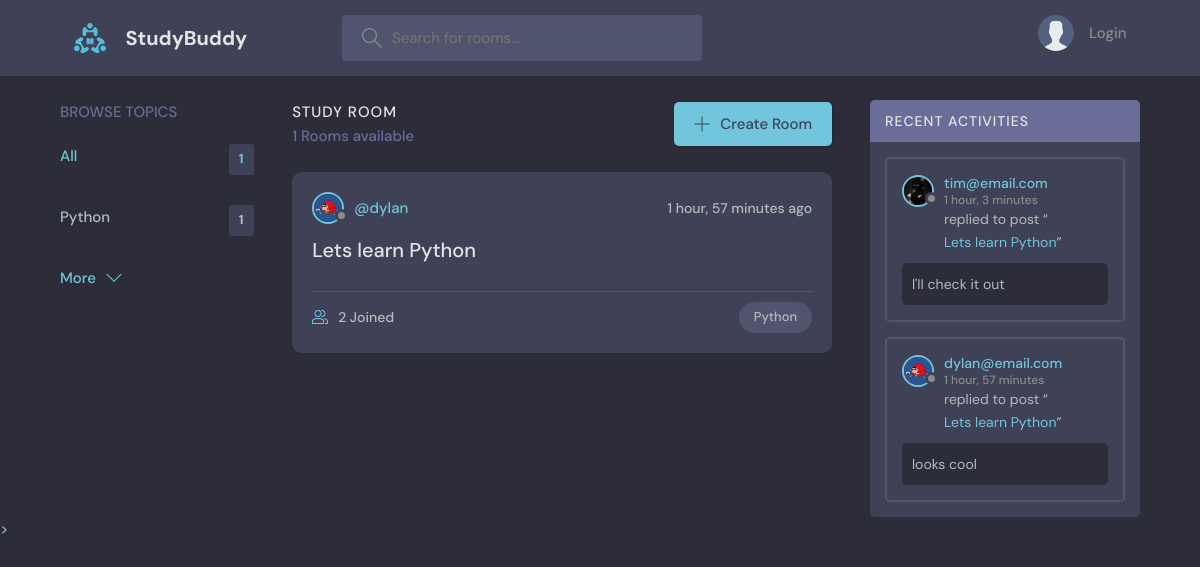
The page / on the database its author committed.
### base/models.py (models this page shows, shortened)
class Topic(models.Model):
    name = models.CharField(max_length=200)

class Room(models.Model):
    host = models.ForeignKey(User, on_delete=models.SET_NULL, null=True)
    topic = models.ForeignKey(Topic, on_delete=models.SET_NULL, null=True)
    name = models.CharField(max_length=200)
    description = models.TextField(null=True, blank=True)
    participants = models.ManyToManyField(User, related_name='participants', blank=True)
    updated = models.DateTimeField(auto_now=True)
    created = models.DateTimeField(auto_now_add=True)
    class Meta:
        ordering = ['-updated', '-created']
    def __str__(self):
        return self.name

class User(AbstractUser):
    name = models.CharField(max_length=200, null=True)
    email = models.EmailField(unique=True, null=True)
    bio = models.TextField(null=True)
    avatar = models.ImageField(null=True, default="avatar.svg")
    USERNAME_FIELD = 'email'
    REQUIRED_FIELDS = []

class Message(models.Model):
    user = models.ForeignKey(User, on_delete=models.CASCADE)
    room = models.ForeignKey(Room, on_delete=models.CASCADE)
    body = models.TextField()
    updated = models.DateTimeField(auto_now=True)
    created = models.DateTimeField(auto_now_add=True)
    class Meta:
        ordering = ['-updated', '-created']

### base/views.py (the view)
# urls.py: path('', views.home, name="home"),
def home(request):
    q = request.GET.get('q') if request.GET.get('q') != None else ''
    rooms = Room.objects.filter(
        Q(topic__name__icontains=q) |
        Q(name__icontains=q) |
        Q(description__icontains=q)
    )
    topics = Topic.objects.all()[0:5]
    room_count = rooms.count()
    room_messages = Message.objects.filter(Q(room__topic__name__icontains=q))
    context = {'rooms': rooms, 'topics': topics, 'room_count': room_count,
                 'room_messages': room_messages}
    return render(request, 'base/home.html', context)

### base/templates/base/home.html (shortened to what this page needs)
{% extends 'main.html' %} {% block content %}
<main class="layout layout--3">
  <div class="container">
    {% include 'base/topics_component.html' %}
    <div class="roomList">
      <div class="roomList__header">
        <div>
          <h2>Study Room</h2>
          <p>{{room_count}} Rooms available</p>
        </div>
        <a class="btn btn--main" href="{% url 'create-room' %}">
          <svg
            version="1.1"
            xmlns="http://www.w3.org/2000/svg"
            width="32"
            height="32"
            viewBox="0 0 32 32"
          >
            <title>add</title>
            <path
              d="M16.943 0.943h-1.885v14.115h-14.115v1.885h14.115v14.115h1.885v-14.115h14.115v-1.885h-14.115v-14.115z"
            ></path>
          </svg>
          Create Room
        </a>
      </div>
      {%include 'base/feed_component.html' %}
    </div>
    {% include 'base/activity_component.html' %}
  </div>
</main>
{% endblock %}

### base/templates/base/topics_component.html
<div class="topics">
    <div class="topics__header">
      <h2>Browse Topics</h2>
    </div>
    <ul class="topics__list">
      <li>
        <a href="{% url 'home' %}" class="active">All <span>{{topics.count}}</span></a>
      </li>
      {% for topic in topics %}
      <li>
        <a href="{% url 'home' %}?q={{topic.name}}">{{topic.name}}<span>{{topic.room_set.all.count}}</span></a>
      </li>
      {% endfor %}
    </ul>
    <a class="btn btn--link" href="{% url 'topics' %}">
      More
      <svg version="1.1" xmlns="http://www.w3.org/2000/svg" width="32" height="32" viewBox="0 0 32 32">
        <title>chevron-down</title>
        <path d="M16 21l-13-13h-3l16 16 16-16h-3l-13 13z"></path>
      </svg>
    </a>
  </div>

### base/templates/base/feed_component.html (shortened to what this page needs)
{%for room in rooms %}
<div class="roomListRoom">
    <div class="roomListRoom__header">
      <a href="{% url 'user-profile' room.host.id %}" class="roomListRoom__author">
        <div class="avatar avatar--small">
          <img src="{{room.host.avatar.url}}" />
        </div>
        <span>@{{room.host.username}}</span>
      </a>
      <div class="roomListRoom__actions">
        <span>{{room.created|timesince}} ago</span>
      </div>
    </div>
    <div class="roomListRoom__content">
      <a href="{% url 'room' room.id %}">{{room.name}}</a>
    </div>
    <div class="roomListRoom__meta">
      <a href="{% url 'room' room.id %}" class="roomListRoom__joined">
        {{room.participants.all.count}} Joined
      </a>
      <p class="roomListRoom__topic">{{room.topic.name}}</p>
    </div>
</div>
{% endfor %}

### base/templates/base/activity_component.html (shortened to what this page needs)
<div class="activities">
    <div class="activities__header">
      <h2>Recent Activities</h2>
    </div>
    {% for message in room_messages %}
    <div class="activities__box">
      <div class="activities__boxHeader roomListRoom__header">
        <a href="{% url 'user-profile' message.user.id %}" class="roomListRoom__author">
          <div class="avatar avatar--small">
            <img src="{{message.user.avatar.url}}" />
          </div>
          <p>
            {{message.user}}
            <span>{{message.created|timesince}}</span>
          </p>
        </a>
      </div>
      <div class="activities__boxContent">
        <p>replied to post “<a href="{% url 'room' message.room.id %}">{{message.room}}</a>”</p>
        <div class="activities__boxRoomContent">
          {{message.body}}
        </div>
      </div>
    </div>
    {% endfor %}
  </div>

### rows shown on the page
Topic: name "Python", room_set.all.count "1"
Room: host.avatar (picture), host.username "dylan", created "1 hour, 57 minutes", name "Lets learn Python", participants.all.count "2", topic.name "Python"
Message: user.avatar (picture), user "tim@email.com", created "1 hour, 3 minutes", room "Lets learn Python", body "l'II check it out"
Message: user.avatar (picture), user "dylan@email.com", created "1 hour, 57 minutes", room "Lets learn Python", body "looks cool"

### other values the page prints
{{ topics.count }} "1"
{{ room_count }} "1"
